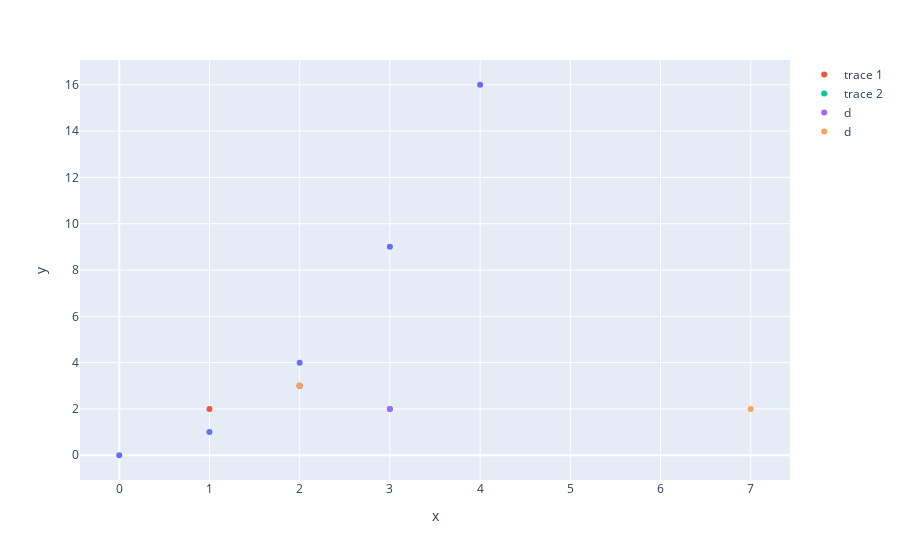

The notebook cell this image was saved under:
### Code cell
import plotly.graph_objects as go
# fig = px.scatter(x=[0, 1, 2, 3, 4], y=[0, 1, 4, 9, 16])
fig.add_trace(go.Scatter(x=[7,2], y=[2,3],
                    mode='markers', name='d', hover_data='s'))
fig.show()

### Figure 1 — Plotly figure (JSON) as saved in the notebook; plotly's stock layout.template omitted (floating-point values rounded to 4 significant figures)
{"data": [{"hovertemplate": "x=%{x}<br>y=%{y}<extra></extra>", "legendgroup": "", "marker": {"color": "#636efa", "symbol": "circle"}, "mode": "markers", "name": "", "orientation": "v", "showlegend": false, "type": "scatter", "x": [0, 1, 2, 3, 4], "xaxis": "x", "y": [0, 1, 4, 9, 16], "yaxis": "y"}, {"mode": "markers", "type": "scatter", "x": [1, 2], "y": [2, 3]}, {"mode": "markers", "type": "scatter", "x": [3, 2], "y": [2, 3]}, {"mode": "markers", "name": "d", "type": "scatter", "x": [3, 2], "y": [2, 3]}, {"mode": "markers", "name": "d", "type": "scatter", "x": [7, 2], "y": [2, 3]}], "layout": {"legend": {"tracegroupgap": 0}, "margin": {"t": 60}, "xaxis": {"anchor": "y", "domain": [0, 1], "title": {"text": "x"}}, "yaxis": {"anchor": "x", "domain": [0, 1], "title": {"text": "y"}}}}
